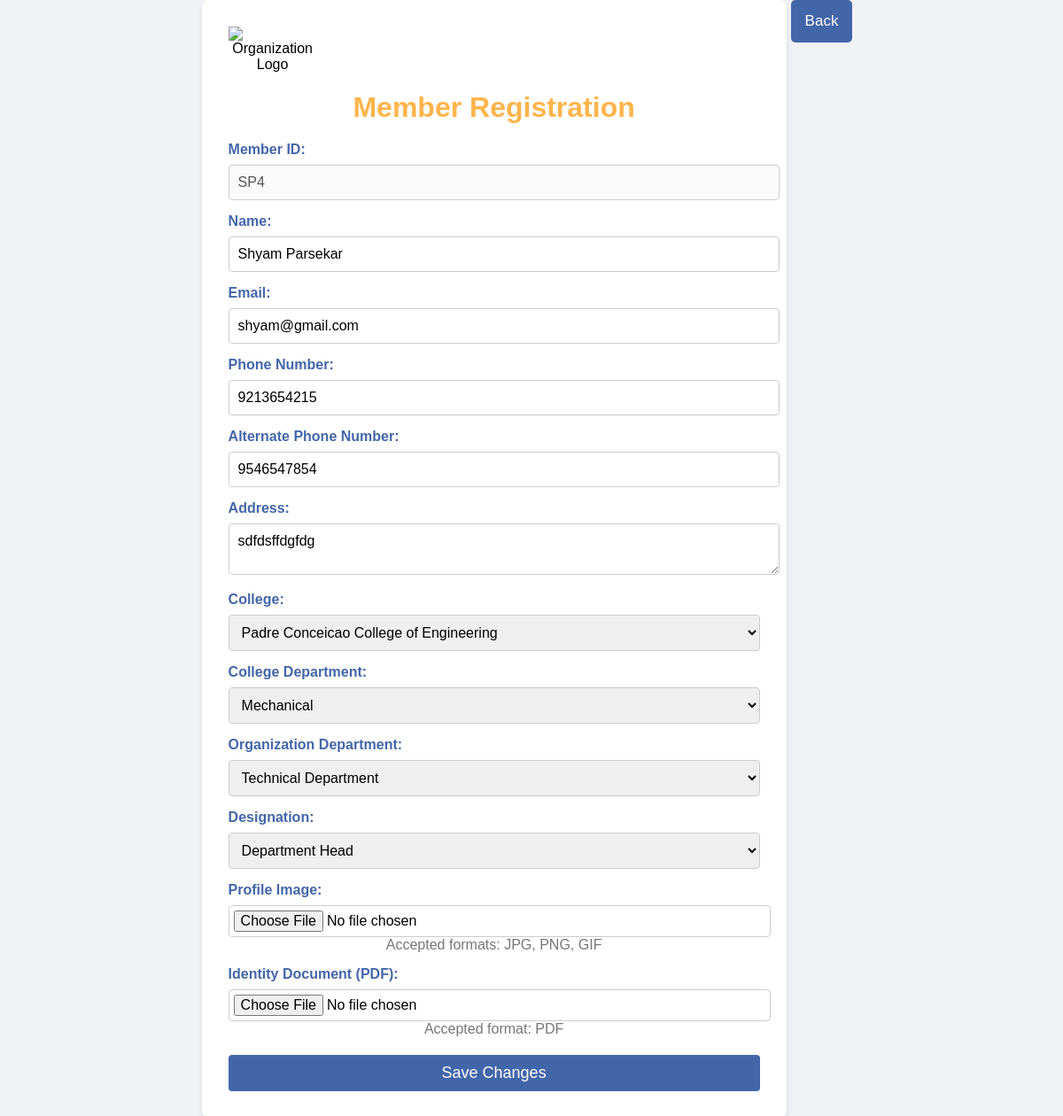
Screenshot of /edit_member.php?mem_id=4 with the database file from the repository.
### tables this page shows
CREATE TABLE `personal_details` (
  `mem_id` int(3) NOT NULL,
  `name` varchar(100) NOT NULL,
  `email` varchar(100) NOT NULL,
  `ph_no` varchar(10) NOT NULL,
  `alt_ph_no` varchar(10) NOT NULL,
  `address` varchar(50) NOT NULL,
  `college` varchar(50) NOT NULL,
  `college_dpt` varchar(50) NOT NULL
);

CREATE TABLE `document` (
  `doc_id` int(3) NOT NULL,
  `profile_image` varchar(255) NOT NULL,
  `identity_document` varchar(255) NOT NULL,
  `mem_id` int(3) NOT NULL
);

CREATE TABLE `department` (
  `dpt_id` int(3) NOT NULL,
  `dpt_name` varchar(50) NOT NULL,
  `designation` varchar(50) NOT NULL,
  `mem_id` int(3) NOT NULL
);

### edit_member.php (the view, shortened to what this page needs)
<?php
include('db_connection.php');
if (isset($_GET['mem_id'])) {
    $mem_id = $_GET['mem_id'];
} else {
    die('mem_id not specified.');
}
$query = "SELECT pd.*, d.*, doc.*
          FROM personal_details pd
          LEFT JOIN department d ON pd.mem_id = d.mem_id
          LEFT JOIN document doc ON pd.mem_id = doc.mem_id
          WHERE pd.mem_id = ?";
$stmt = $conn->prepare($query);
$stmt->bind_param('i', $mem_id);
$stmt->execute();
$result = $stmt->get_result();
$person = $result->fetch_assoc();
?>
<!DOCTYPE html>
<html lang="en">
<head>
    <link rel="stylesheet" href="css/add_member.css">
</head>
<body>
    <div style="display:flex;">
        <form action='edit_mem_details.php' method="POST" enctype="multipart/form-data">
            <div class="form-logo">
                <img src="images/logo.jpeg" alt="Organization Logo">
            </div>
            <h1>Member Registration</h1>
            <label for="name">Member ID:</label>
            <input type="text" value="<?php echo "SP" . htmlspecialchars($person['mem_id']); ?>" disabled>
            <label for="name">Name:</label>
            <input type="text" id="name" name="name" value="<?php echo htmlspecialchars($person['name']); ?>">
            <label for="email">Email:</label>
            <input type="email" id="email" name="email" value="<?php echo htmlspecialchars($person['email']); ?>">
            <label for="ph_no">Phone Number:</label>
            <input type="text" id="ph_no" name="ph_no" value="<?php echo htmlspecialchars($person['ph_no']); ?>">
            <label for="alt_ph_no">Alternate Phone Number:</label>
            <input type="text" id="alt_ph_no" name="alt_ph_no" value="<?php echo htmlspecialchars($person['alt_ph_no']); ?>">
            <label for="address">Address:</label>
            <textarea id="address" name="address"><?php echo htmlspecialchars($person['address']); ?></textarea>
            <label for="college">College:</label>
            <select id="college" name="college">
                <option value="PCCE" <?php echo ($person['college'] == 'PCCE') ? 'selected' : ''; ?>>Padre Conceicao College of Engineering</option>
            </select>
            <label for="college_dept">College Department:</label>
            <select id="college_dept" name="college_dept" onchange="showOtherDeptInput(this)">
                <option value="ME" <?php echo ($person['college_dpt'] == 'ME') ? 'selected' : ''; ?>>Mechanical</option>
            </select>
            <label for="department">Organization Department:</label>
            <select id="department" name="department">
                <option value="Technical" <?php echo ($person['dpt_name'] == 'Technical') ? 'selected' : ''; ?>>Technical Department</option>
            </select>
            <label for="designation">Designation:</label>
            <select id="designation" name="designation">
                <option value="Department Head" <?php echo ($person['designation'] == 'Department Head') ? 'selected' : ''; ?>>Department Head</option>
            </select>
            <label for="profile_image">Profile Image:</label>
            <input type="file" id="profile_image" name="profile_image" class="file-input" accept="image/*">
            <span class="file-label">Accepted formats: JPG, PNG, GIF</span>
            <label for="identity_document">Identity Document (PDF):</label>
            <input type="file" id="identity_document" name="identity_document" class="file-input" accept="application/pdf">
            <span class="file-label">Accepted format: PDF</span>
            <button type="submit">Save Changes</button>
        </form>
        <div class="topnav">
            <a href="all_members.php" class="split">Back</a>
        </div>
    </div>
</body>
</html>

### css/add_member.css (style rules this page uses)
body { font-family: 'Arial', sans-serif; background-color: #f0f2f5; display: flex; justify-content: center; align-items: center; margin: 0; }
form { background: #ffffff; padding: 30px; border-radius: 8px; box-shadow: 0 4px 6px rgba(0, 0, 0, 0.1); width: 100%; max-width: 600px; text-align: center; }
.form-logo { display: flex; justify-content: left; margin-bottom: 20px; }
.form-logo img { max-width: 100px; height: auto; }
h1 { color: #FFB44B; margin-bottom: 20px; }
label { display: block; font-weight: bold; color: #4366A9; margin-top: 15px; text-align: left; }
input, select, textarea, button { width: 100%; padding: 10px; margin-top: 8px; margin-right: 8px; border: 1px solid #ccc; border-radius: 4px; font-size: 16px; font-family: inherit; transition: border-color 0.3s ease; }
button { margin-top: 20px; background-color: #4366A9; color: #fff; cursor: pointer; border: none; font-size: 18px; }
.file-input { padding: 5px; }
.file-label { font-weight: normal; color: #777; }
.topnav { margin-right: 10px; }
.topnav a { color: #f2f2f2; text-align: center; padding: 14px 16px; text-decoration: none; font-size: 17px; }
.topnav a.split { float: right; background-color: #4366A9; color: white; border-radius: 5px; border: none; margin-left: 5px; }

### rows the page displays
personal_details: mem_id "SP4", name "Shyam Parsekar", email "shyam@gmail.com", ph_no "9213654215", alt_ph_no "9546547854", address "sdfdsffdgfdg", college "Padre Conceicao College of Engineering", college_dept "Mechanical"
department: department "Technical Department", designation "Department Head"
